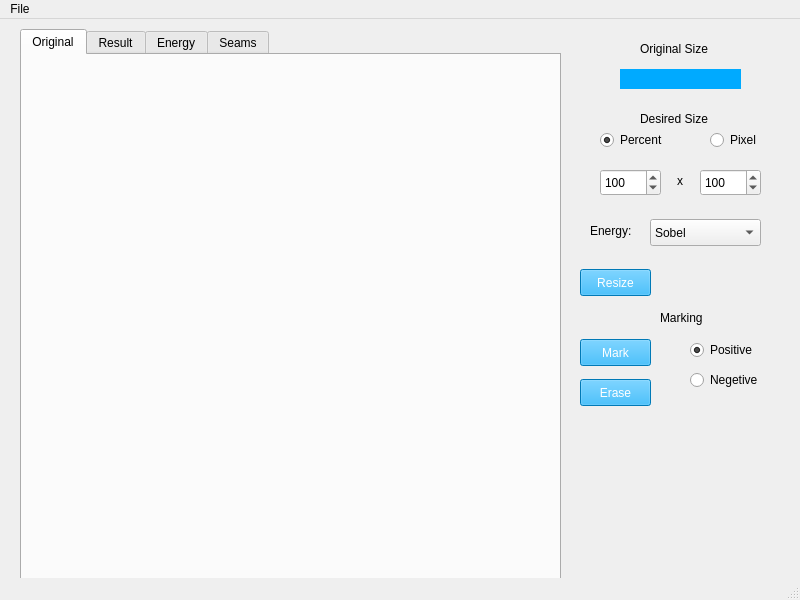
<?xml version="1.0" encoding="UTF-8"?>
<ui version="4.0">
 <class>MainWindow</class>
 <widget class="QMainWindow" name="MainWindow">
  <property name="geometry">
   <rect>
    <x>0</x>
    <y>0</y>
    <width>800</width>
    <height>600</height>
   </rect>
  </property>
  <property name="minimumSize">
   <size>
    <width>800</width>
    <height>600</height>
   </size>
  </property>
  <property name="maximumSize">
   <size>
    <width>800</width>
    <height>600</height>
   </size>
  </property>
  <property name="windowTitle">
   <string>Seam Carving</string>
  </property>
  <widget class="QWidget" name="centralwidget">
   <widget class="QPushButton" name="btnMark">
    <property name="geometry">
     <rect>
      <x>580</x>
      <y>320</y>
      <width>71</width>
      <height>27</height>
     </rect>
    </property>
    <property name="styleSheet">
     <string notr="true">QPushButton{background-color:rgb(0, 170, 255); color:rgb(255, 255, 255)}</string>
    </property>
    <property name="text">
     <string>Mark</string>
    </property>
   </widget>
   <widget class="QPushButton" name="btnResize">
    <property name="geometry">
     <rect>
      <x>580</x>
      <y>250</y>
      <width>71</width>
      <height>27</height>
     </rect>
    </property>
    <property name="styleSheet">
     <string notr="true">QPushButton{background-color:rgb(0, 170, 255); color:rgb(255, 255, 255)}</string>
    </property>
    <property name="text">
     <string>Resize</string>
    </property>
   </widget>
   <widget class="QRadioButton" name="percentRadio">
    <property name="geometry">
     <rect>
      <x>600</x>
      <y>110</y>
      <width>81</width>
      <height>22</height>
     </rect>
    </property>
    <property name="text">
     <string>Percent</string>
    </property>
    <property name="checked">
     <bool>true</bool>
    </property>
    <attribute name="buttonGroup">
     <string notr="true">sizeRadioGroup</string>
    </attribute>
   </widget>
   <widget class="QRadioButton" name="pixelRadio">
    <property name="geometry">
     <rect>
      <x>710</x>
      <y>110</y>
      <width>61</width>
      <height>22</height>
     </rect>
    </property>
    <property name="text">
     <string>Pixel</string>
    </property>
    <attribute name="buttonGroup">
     <string notr="true">sizeRadioGroup</string>
    </attribute>
   </widget>
   <widget class="QRadioButton" name="positiveRadio">
    <property name="geometry">
     <rect>
      <x>690</x>
      <y>320</y>
      <width>81</width>
      <height>22</height>
     </rect>
    </property>
    <property name="text">
     <string>Positive</string>
    </property>
    <property name="checked">
     <bool>true</bool>
    </property>
    <attribute name="buttonGroup">
     <string notr="true">energyRadioGroup</string>
    </attribute>
   </widget>
   <widget class="QRadioButton" name="negetiveRadio">
    <property name="geometry">
     <rect>
      <x>690</x>
      <y>350</y>
      <width>91</width>
      <height>22</height>
     </rect>
    </property>
    <property name="text">
     <string>Negetive</string>
    </property>
    <attribute name="buttonGroup">
     <string notr="true">energyRadioGroup</string>
    </attribute>
   </widget>
   <widget class="QTabWidget" name="tabWidget">
    <property name="geometry">
     <rect>
      <x>20</x>
      <y>10</y>
      <width>541</width>
      <height>561</height>
     </rect>
    </property>
    <property name="minimumSize">
     <size>
      <width>541</width>
      <height>561</height>
     </size>
    </property>
    <property name="maximumSize">
     <size>
      <width>541</width>
      <height>561</height>
     </size>
    </property>
    <property name="currentIndex">
     <number>0</number>
    </property>
    <widget class="QWidget" name="tab">
     <property name="minimumSize">
      <size>
       <width>550</width>
       <height>550</height>
      </size>
     </property>
     <property name="maximumSize">
      <size>
       <width>550</width>
       <height>550</height>
      </size>
     </property>
     <attribute name="title">
      <string>Original</string>
     </attribute>
     <widget class="QWidget" name="widget" native="true">
      <property name="geometry">
       <rect>
        <x>0</x>
        <y>-20</y>
        <width>550</width>
        <height>550</height>
       </rect>
      </property>
      <property name="minimumSize">
       <size>
        <width>550</width>
        <height>550</height>
       </size>
      </property>
      <property name="maximumSize">
       <size>
        <width>550</width>
        <height>550</height>
       </size>
      </property>
      <widget class="QLabel" name="imageView">
       <property name="geometry">
        <rect>
         <x>0</x>
         <y>0</y>
         <width>550</width>
         <height>550</height>
        </rect>
       </property>
       <property name="minimumSize">
        <size>
         <width>550</width>
         <height>550</height>
        </size>
       </property>
       <property name="maximumSize">
        <size>
         <width>550</width>
         <height>550</height>
        </size>
       </property>
       <property name="text">
        <string/>
       </property>
       <property name="alignment">
        <set>Qt::AlignCenter</set>
       </property>
      </widget>
     </widget>
    </widget>
    <widget class="QWidget" name="tab_3">
     <attribute name="title">
      <string>Result</string>
     </attribute>
     <widget class="QLabel" name="imageView_3">
      <property name="geometry">
       <rect>
        <x>0</x>
        <y>-20</y>
        <width>550</width>
        <height>550</height>
       </rect>
      </property>
      <property name="minimumSize">
       <size>
        <width>550</width>
        <height>550</height>
       </size>
      </property>
      <property name="maximumSize">
       <size>
        <width>550</width>
        <height>550</height>
       </size>
      </property>
      <property name="text">
       <string/>
      </property>
      <property name="alignment">
       <set>Qt::AlignCenter</set>
      </property>
     </widget>
    </widget>
    <widget class="QWidget" name="tab_2">
     <property name="minimumSize">
      <size>
       <width>550</width>
       <height>550</height>
      </size>
     </property>
     <property name="maximumSize">
      <size>
       <width>550</width>
       <height>550</height>
      </size>
     </property>
     <attribute name="title">
      <string>Energy</string>
     </attribute>
     <widget class="QLabel" name="imageView_2">
      <property name="geometry">
       <rect>
        <x>0</x>
        <y>-20</y>
        <width>550</width>
        <height>550</height>
       </rect>
      </property>
      <property name="minimumSize">
       <size>
        <width>550</width>
        <height>550</height>
       </size>
      </property>
      <property name="maximumSize">
       <size>
        <width>550</width>
        <height>550</height>
       </size>
      </property>
      <property name="text">
       <string/>
      </property>
      <property name="alignment">
       <set>Qt::AlignCenter</set>
      </property>
     </widget>
    </widget>
    <widget class="QWidget" name="tab_4">
     <attribute name="title">
      <string>Seams</string>
     </attribute>
     <widget class="QLabel" name="imageView_4">
      <property name="geometry">
       <rect>
        <x>0</x>
        <y>-20</y>
        <width>550</width>
        <height>550</height>
       </rect>
      </property>
      <property name="minimumSize">
       <size>
        <width>550</width>
        <height>550</height>
       </size>
      </property>
      <property name="maximumSize">
       <size>
        <width>550</width>
        <height>550</height>
       </size>
      </property>
      <property name="text">
       <string/>
      </property>
      <property name="alignment">
       <set>Qt::AlignCenter</set>
      </property>
     </widget>
    </widget>
   </widget>
   <widget class="QLabel" name="oSizeLabel">
    <property name="geometry">
     <rect>
      <x>640</x>
      <y>20</y>
      <width>91</width>
      <height>20</height>
     </rect>
    </property>
    <property name="text">
     <string>Original Size</string>
    </property>
   </widget>
   <widget class="QLabel" name="sizeLabel">
    <property name="geometry">
     <rect>
      <x>620</x>
      <y>50</y>
      <width>121</width>
      <height>20</height>
     </rect>
    </property>
    <property name="styleSheet">
     <string notr="true">QLabel { background-color : rgb(0, 170, 255); color: rgb(255, 255, 255)}</string>
    </property>
    <property name="text">
     <string/>
    </property>
    <property name="alignment">
     <set>Qt::AlignCenter</set>
    </property>
   </widget>
   <widget class="QSpinBox" name="widthInput">
    <property name="geometry">
     <rect>
      <x>600</x>
      <y>150</y>
      <width>61</width>
      <height>27</height>
     </rect>
    </property>
    <property name="maximum">
     <number>2000</number>
    </property>
    <property name="value">
     <number>100</number>
    </property>
   </widget>
   <widget class="QSpinBox" name="hightInput">
    <property name="geometry">
     <rect>
      <x>700</x>
      <y>150</y>
      <width>61</width>
      <height>27</height>
     </rect>
    </property>
    <property name="maximum">
     <number>2000</number>
    </property>
    <property name="value">
     <number>100</number>
    </property>
   </widget>
   <widget class="QLabel" name="dSizeLabel">
    <property name="geometry">
     <rect>
      <x>640</x>
      <y>90</y>
      <width>91</width>
      <height>20</height>
     </rect>
    </property>
    <property name="text">
     <string>Desired Size</string>
    </property>
   </widget>
   <widget class="QLabel" name="xLabel">
    <property name="geometry">
     <rect>
      <x>670</x>
      <y>146</y>
      <width>20</width>
      <height>31</height>
     </rect>
    </property>
    <property name="text">
     <string>x</string>
    </property>
    <property name="alignment">
     <set>Qt::AlignCenter</set>
    </property>
   </widget>
   <widget class="QLabel" name="markLabel">
    <property name="geometry">
     <rect>
      <x>660</x>
      <y>290</y>
      <width>61</width>
      <height>17</height>
     </rect>
    </property>
    <property name="text">
     <string>Marking</string>
    </property>
   </widget>
   <widget class="QComboBox" name="energyBox">
    <property name="geometry">
     <rect>
      <x>650</x>
      <y>200</y>
      <width>111</width>
      <height>27</height>
     </rect>
    </property>
    <item>
     <property name="text">
      <string>Sobel</string>
     </property>
    </item>
    <item>
     <property name="text">
      <string>Laplacian</string>
     </property>
    </item>
   </widget>
   <widget class="QLabel" name="endrgyLabel">
    <property name="geometry">
     <rect>
      <x>590</x>
      <y>196</y>
      <width>51</width>
      <height>31</height>
     </rect>
    </property>
    <property name="text">
     <string>Energy:</string>
    </property>
   </widget>
   <widget class="QPushButton" name="btnErase">
    <property name="geometry">
     <rect>
      <x>580</x>
      <y>360</y>
      <width>71</width>
      <height>27</height>
     </rect>
    </property>
    <property name="styleSheet">
     <string notr="true">QPushButton{background-color:rgb(0, 170, 255); color:rgb(255, 255, 255)}</string>
    </property>
    <property name="text">
     <string>Erase</string>
    </property>
   </widget>
   <zorder>btnMark</zorder>
   <zorder>btnResize</zorder>
   <zorder>percentRadio</zorder>
   <zorder>pixelRadio</zorder>
   <zorder>positiveRadio</zorder>
   <zorder>negetiveRadio</zorder>
   <zorder>oSizeLabel</zorder>
   <zorder>sizeLabel</zorder>
   <zorder>widthInput</zorder>
   <zorder>hightInput</zorder>
   <zorder>dSizeLabel</zorder>
   <zorder>xLabel</zorder>
   <zorder>markLabel</zorder>
   <zorder>energyBox</zorder>
   <zorder>endrgyLabel</zorder>
   <zorder>tabWidget</zorder>
   <zorder>btnErase</zorder>
  </widget>
  <widget class="QMenuBar" name="menubar">
   <property name="geometry">
    <rect>
     <x>0</x>
     <y>0</y>
     <width>800</width>
     <height>25</height>
    </rect>
   </property>
   <property name="nativeMenuBar">
    <bool>false</bool>
   </property>
   <widget class="QMenu" name="menuFile">
    <property name="title">
     <string>File</string>
    </property>
    <addaction name="actionNew"/>
    <addaction name="actionOpen"/>
   </widget>
   <addaction name="menuFile"/>
  </widget>
  <widget class="QStatusBar" name="statusbar"/>
  <action name="actionNew">
   <property name="text">
    <string>New</string>
   </property>
  </action>
  <action name="actionOpen">
   <property name="text">
    <string>Open</string>
   </property>
  </action>
 </widget>
 <resources/>
 <connections/>
 <buttongroups>
  <buttongroup name="sizeRadioGroup"/>
  <buttongroup name="energyRadioGroup"/>
 </buttongroups>
</ui>
